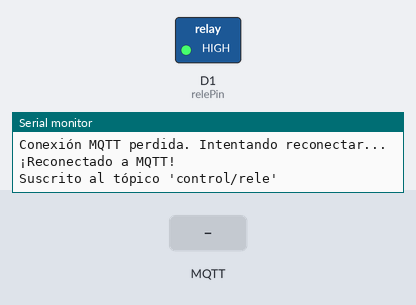
A sketch run on a simulated ESP8266 (NodeMCU). Shown: switched loads named in the sketch (green lamp = pin HIGH), the last lines printed to the serial monitor. Inputs (shaded band) come from the test bench. WiFi joins after 1.5 s; servers stay silent unless stated; no MQTT or app messages arrive unless stated.

Above: at 2.7 s.
2.8 s: MQTT message "1" arrives on the first subscribed topic
At 4.0 s:
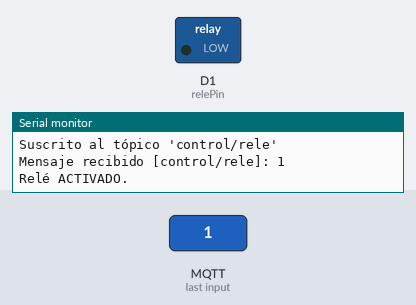
4.3 s: MQTT message "0" arrives on the first subscribed topic
At 5.3 s:
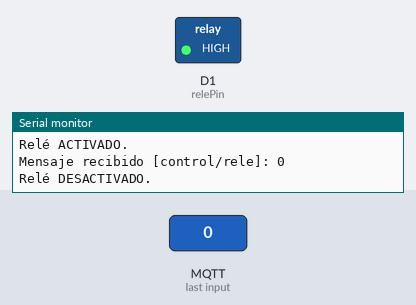
Timing chart, 0 to 7.3 s (numbered marks = the images above; inputs shaded):
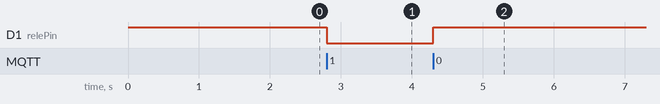

The sketch:

ESP8266RELEMQTT.ino
```cpp
// Librerías necesarias para la funcionalidad del ESP8266
#include <ESP8266WiFi.h>
#include <PubSubClient.h>

// --- Configuración de la red y el servidor MQTT ---

// Reemplaza con el nombre de tu red WiFi
const char* ssid = "MOVISTAR WIFI4497";
// Reemplaza con la contraseña de tu red WiFi
const char* password = "689ms4283kxz7ge";
// Reemplaza con la dirección IP o dominio de tu servidor MQTT
const char* mqtt_server = "10.50.139.113";

// Cliente WiFi para la conexión del ESP8266
WiFiClient espClient;
// Cliente MQTT que utiliza el cliente WiFi
PubSubClient client(espClient);

// Define el pin donde está conectado el relé.
// En muchas placas NodeMCU ESP8266, D1 corresponde a GPIO5.
const int relePin = D1;

// --- Funciones principales ---

// Maneja los mensajes entrantes del servidor MQTT
void callback(char* topic, byte* payload, unsigned int length) {
  // Imprime el tópico y el mensaje recibido en el monitor serial
  Serial.print("Mensaje recibido [");
  Serial.print(topic);
  Serial.print("]: ");
  for (unsigned int i = 0; i < length; i++) {
    Serial.print((char)payload[i]);
  }
  Serial.println();

  // Compara el primer carácter del mensaje
  if ((char)payload[0] == '1') {
    // Si el mensaje es '1', activa el relé (lógica activa en bajo)
    // Esto significa que el pin de control se pone en LOW
    digitalWrite(relePin, LOW);
    Serial.println("Relé ACTIVADO.");
  } else if ((char)payload[0] == '0') {
    // Si el mensaje es '0', desactiva el relé (lógica activa en bajo)
    // Esto significa que el pin de control se pone en HIGH
    digitalWrite(relePin, HIGH);
    Serial.println("Relé DESACTIVADO.");
  }
}

// Configura y establece la conexión WiFi
void setup_wifi() {
  delay(10);
  Serial.println();
  Serial.print("Conectando a la red ");
  Serial.println(ssid);

  WiFi.begin(ssid, password);

  // Bucle de espera hasta que la conexión WiFi sea exitosa
  while (WiFi.status() != WL_CONNECTED) {
    delay(500);
    Serial.print(".");
  }

  Serial.println();
  Serial.println("¡Conectado a la red WiFi!");
  Serial.print("Dirección IP: ");
  Serial.println(WiFi.localIP());
}

// Se ejecuta si la conexión MQTT se pierde para intentar reconectar
void reconnect() {
  // Bucle para intentar reconectar
  while (!client.connected()) {
    Serial.println("Conexión MQTT perdida. Intentando reconectar...");

    // Intenta conectar con un ID de cliente único
    if (client.connect("ESP8266_Rele_Client")) {
      Serial.println("¡Reconectado a MQTT!");
      // Se suscribe al tópico para recibir comandos del relé
      client.subscribe("control/rele");
      Serial.println("Suscrito al tópico 'control/rele'");
    } else {
      Serial.print("Fallo en la reconexión. Código de estado: ");
      Serial.print(client.state());
      Serial.println(". Reintentando en 5 segundos...");
      // Espera 5 segundos antes de reintentar
      delay(5000);
    }
  }
}

// --- Rutinas de configuración (setup) y bucle principal (loop) ---

void setup() {
  // Configura el pin del relé como salida
  pinMode(relePin, OUTPUT);
  // Por defecto, se recomienda que el relé esté desactivado al inicio
  digitalWrite(relePin, HIGH);

  // Inicia la comunicación serial para depuración
  Serial.begin(115200);

  // Llama a la función para conectar a WiFi
  setup_wifi();

  // Establece la dirección del servidor MQTT y el puerto (1883 es el puerto por defecto)
  client.setServer(mqtt_server, 1883);
  // Asigna la función de callback para manejar los mensajes MQTT
  client.setCallback(callback);
}

void loop() {
  // Asegura que el cliente MQTT se mantenga conectado
  if (!client.connected()) {
    reconnect();
  }
  // Permite que el cliente MQTT procese mensajes entrantes y mantenga la conexión
  client.loop();
}
```

Measured:
- after the input at 2.8 s, D1 (relePin): HIGH → LOW at once
- after the input at 4.3 s, D1 (relePin): LOW → HIGH at once
